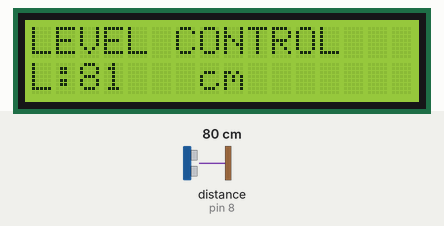
This sketch was run on a simulated Arduino Uno, built with avr-gcc and run on an emulated ATmega328P. Parts: 16×2 character LCD. The test bench sets the inputs (shaded band); at power-on: distance to the obstacle (sensor on pin 8) 80 cm. The echo pulse lasts 58.3 µs per cm.

Above: at 1.2 s.
1.3 s: distance to the obstacle (sensor on pin 8) set to 2 cm
At 2.8 s:
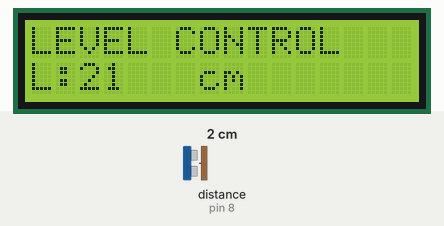
3.1 s: distance to the obstacle (sensor on pin 8) set to 4 cm
At 4.1 s:
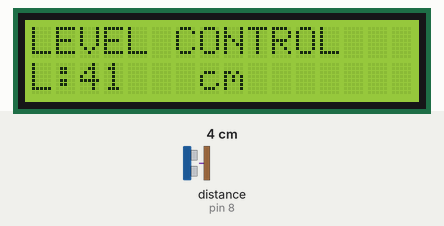
4.7 s: distance to the obstacle (sensor on pin 8) set to 9 cm
At 5.4 s:
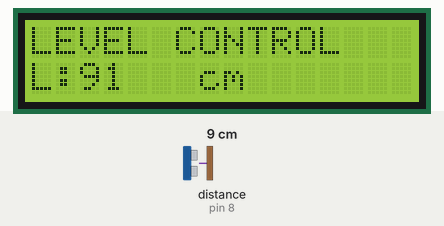
Timing chart, 0 to 7.7 s (numbered marks = the images above; inputs shaded):
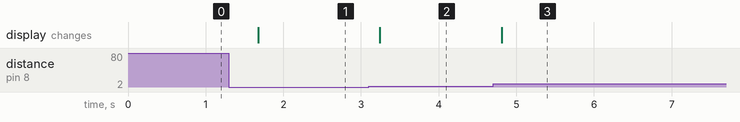

The sketch:

Code.ino
```cpp
#include <LiquidCrystal_I2C.h>


// Include NewPing Library
#include "NewPing.h"

// Hook up HC-SR04 with Trig to Arduino Pin 9, Echo to Arduino pin 10
#define TRIGGER_PIN 9
#define ECHO_PIN 8

// Maximum distance we want to ping for (in centimeters).
#define MAX_DISTANCE 400

// NewPing setup of pins and maximum distance.
NewPing sonar(TRIGGER_PIN, ECHO_PIN, MAX_DISTANCE);


LiquidCrystal_I2C lcd(0x27,16,2);  // set the LCD address to 0x3F for a 16 chars and 2 line display


void setup() {
	Serial.begin(9600);
  lcd.init();
  lcd.clear();
  lcd.backlight();
}

void loop() {


  lcd.setCursor(0,0);
  lcd.print("LEVEL CONTROL ");
    // Read the temperature in Celsius
  lcd.setCursor(0,1);
  lcd.print("L: ");
  lcd.setCursor(2,1);
  lcd.print(sonar.ping_cm());
  lcd.setCursor(7,1);
  lcd.print("cm"); // shows degree symbol

	delay(500);
}
```

Measured:
- after the input at 1.3 s, the display: changes after 0.37 s (image 1)
- after the input at 3.1 s, the display: changes after 0.14 s (image 2)
- after the input at 4.7 s, the display: changes after 0.11 s (image 3)
